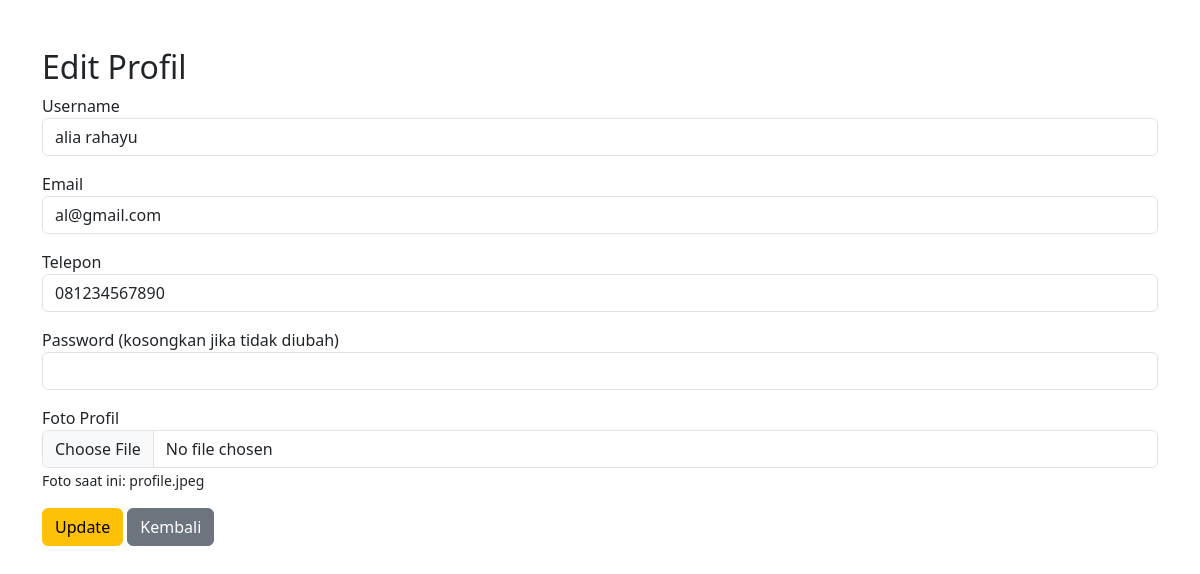
Screenshot of /User/edit_profil.php (signed in) with the database file from the repository.
### tables this page shows
CREATE TABLE `users` (
  `id` int NOT NULL,
  `username` varchar(50) NOT NULL,
  `email` varchar(100) NOT NULL,
  `password` varchar(255) NOT NULL,
  `telepon` varchar(20) DEFAULT NULL,
  `profile` varchar(255) DEFAULT NULL
);

### User/edit_profil.php (the view, shortened to what this page needs)
<?php
include "db.php";
$id = $_SESSION['user_id'] ?? null;
$data_query = mysqli_query($conn, "SELECT * FROM users WHERE id=$id");
$data = mysqli_fetch_assoc($data_query);
?>
<!DOCTYPE html>
<html lang="id">
<head>
    <link href="https://cdn.jsdelivr.net/npm/bootstrap@5.3.0/dist/css/bootstrap.min.css" rel="stylesheet">
</head>
<body class="container mt-5">
    <h2>Edit Profil</h2>
    <form method="POST" enctype="multipart/form-data">
        <div class="mb-3">
            <label>Username</label>
            <input type="text" name="username" class="form-control" value="<?= htmlspecialchars($data['username'] ?? '') ?>" required>
        </div>
        <div class="mb-3">
            <label>Email</label>
            <input type="email" name="email" class="form-control" value="<?= htmlspecialchars($data['email'] ?? '') ?>">
        </div>
        <div class="mb-3">
            <label>Telepon</label>
            <input type="text" name="telepon" class="form-control" value="<?= htmlspecialchars($data['telepon'] ?? '') ?>">
        </div>
        <div class="mb-3">
            <label>Password (kosongkan jika tidak diubah)</label>
            <input type="password" name="password" class="form-control">
        </div>
        <div class="mb-3">
            <label>Foto Profil</label>
            <input type="file" name="file" class="form-control">
            <small>Foto saat ini: <?= htmlspecialchars($data['profile'] ?? 'profile.jpeg') ?></small>
        </div>
        <button type="submit" name="update" class="btn btn-warning">Update</button>
        <a href="profil.php" class="btn btn-secondary">Kembali</a>
    </form>
</body>
</html>

### rows the page displays
users: username "alia rahayu", email "al@gmail.com", telepon "081234567890", profile "profile.jpeg"
